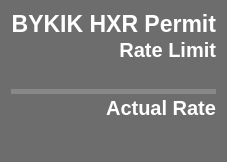
              <widget class="PyDMFrame" name="Device_BYKIKH_Frame">
               <property name="minimumSize">
                <size>
                 <width>0</width>
                 <height>162</height>
                </size>
               </property>
               <property name="maximumSize">
                <size>
                 <width>270</width>
                 <height>250</height>
                </size>
               </property>
               <property name="toolTip">
                <string/>
               </property>
               <property name="styleSheet">
                <string notr="true">QFrame{
background-color: rgb(109, 109, 109);
border-bottom-left-radius: 15px;
border-bottom-right-radius: 15px;
border-top-left-radius: 15px;
border-top-right-radius: 15px;
}</string>
               </property>
               <property name="alarmSensitiveBorder" stdset="0">
                <bool>true</bool>
               </property>
               <property name="channel" stdset="0">
                <string>ca://IOC:BSY0:MP01:BYKIK_RATE</string>
               </property>
               <layout class="QVBoxLayout" name="verticalLayout_19">
                <property name="spacing">
                 <number>0</number>
                </property>
                <item>
                 <widget class="QLabel" name="Device_BYKIKH_Title">
                  <property name="font">
                   <font>
                    <pointsize>17</pointsize>
                    <weight>75</weight>
                    <bold>true</bold>
                   </font>
                  </property>
                  <property name="styleSheet">
                   <string notr="true">color: rgb(255, 255, 255);</string>
                  </property>
                  <property name="text">
                   <string>BYKIK HXR Permit</string>
                  </property>
                  <property name="alignment">
                   <set>Qt::AlignRight|Qt::AlignTop|Qt::AlignTrailing</set>
                  </property>
                 </widget>
                </item>
                <item>
                 <widget class="QLabel" name="Device_BYKIKH_RL_Title">
                  <property name="font">
                   <font>
                    <pointsize>15</pointsize>
                    <weight>75</weight>
                    <bold>true</bold>
                   </font>
                  </property>
                  <property name="styleSheet">
                   <string notr="true">border: 0px;
color: rgb(255, 255, 255);</string>
                  </property>
                  <property name="text">
                   <string>Rate Limit</string>
                  </property>
                  <property name="alignment">
                   <set>Qt::AlignBottom|Qt::AlignRight|Qt::AlignTrailing</set>
                  </property>
                 </widget>
                </item>
                <item>
                 <widget class="PyDMLabel" name="Device_BYKIKH_RL_Num">
                  <property name="font">
                   <font>
                    <family>Sans Serif</family>
                    <pointsize>15</pointsize>
                    <weight>75</weight>
                    <bold>true</bold>
                   </font>
                  </property>
                  <property name="styleSheet">
                   <string notr="true">color: rgb(255, 255, 255);</string>
                  </property>
                  <property name="alignment">
                   <set>Qt::AlignRight|Qt::AlignTrailing|Qt::AlignVCenter</set>
                  </property>
                  <property name="rules" stdset="0">
                   <string>[{&quot;name&quot;: &quot;Add Hz&quot;, &quot;property&quot;: &quot;Text&quot;, &quot;initial_value&quot;: &quot;&quot;, &quot;expression&quot;: &quot;str(ch[0]) + ' Hz'&quot;, &quot;channels&quot;: [{&quot;channel&quot;: &quot;ca://IOC:BSY0:MP01:BYKIK_MEASRATE&quot;, &quot;trigger&quot;: true, &quot;use_enum&quot;: true}]}]</string>
                  </property>
                  <property name="alarmSensitiveBorder" stdset="0">
                   <bool>false</bool>
                  </property>
                  <property name="channel" stdset="0">
                   <string>ca://IOC:BSY0:MP01:BYKIK_MEASRATE</string>
                  </property>
                 </widget>
                </item>
                <item>
                 <widget class="PyDMDrawingLine" name="Device_BYKIKH_Line">
                  <property name="maximumSize">
                   <size>
                    <width>16777215</width>
                    <height>5</height>
                   </size>
                  </property>
                  <property name="toolTip">
                   <string/>
                  </property>
                  <property name="styleSheet">
                   <string notr="true">background-color: rgb(136, 136, 136);
</string>
                  </property>
                 </widget>
                </item>
                <item>
                 <widget class="QLabel" name="Device_BYKIKH_AR_Title">
                  <property name="font">
                   <font>
                    <pointsize>15</pointsize>
                    <weight>75</weight>
                    <bold>true</bold>
                   </font>
                  </property>
                  <property name="styleSheet">
                   <string notr="true">color: rgb(255, 255, 255);</string>
                  </property>
                  <property name="text">
                   <string>Actual Rate</string>
                  </property>
                  <property name="alignment">
                   <set>Qt::AlignBottom|Qt::AlignRight|Qt::AlignTrailing</set>
                  </property>
                 </widget>
                </item>
                <item>
                 <widget class="PyDMLabel" name="Device_BYKIKH_AR_Num">
                  <property name="font">
                   <font>
                    <family>Sans Serif</family>
                    <pointsize>17</pointsize>
                    <weight>75</weight>
                    <italic>false</italic>
                    <bold>true</bold>
                   </font>
                  </property>
                  <property name="toolTip">
                   <string/>
                  </property>
                  <property name="styleSheet">
                   <string notr="true">border: 0px;</string>
                  </property>
                  <property name="alignment">
                   <set>Qt::AlignRight|Qt::AlignTrailing|Qt::AlignVCenter</set>
                  </property>
                  <property name="showUnits" stdset="0">
                   <bool>true</bool>
                  </property>
                  <property name="alarmSensitiveContent" stdset="0">
                   <bool>true</bool>
                  </property>
                  <property name="alarmSensitiveBorder" stdset="0">
                   <bool>false</bool>
                  </property>
                  <property name="channel" stdset="0">
                   <string>ca://IOC:BSY0:MP01:BYKIK_RATE</string>
                  </property>
                 </widget>
                </item>
               </layout>
              </widget>
